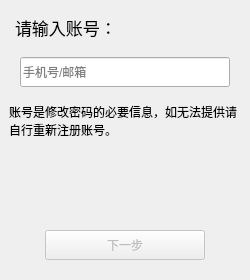
<?xml version="1.0" encoding="UTF-8"?>
<ui version="4.0">
 <class>updatePage</class>
 <widget class="QWidget" name="updatePage">
  <property name="windowModality">
   <enum>Qt::ApplicationModal</enum>
  </property>
  <property name="geometry">
   <rect>
    <x>0</x>
    <y>0</y>
    <width>250</width>
    <height>280</height>
   </rect>
  </property>
  <property name="minimumSize">
   <size>
    <width>250</width>
    <height>280</height>
   </size>
  </property>
  <property name="maximumSize">
   <size>
    <width>250</width>
    <height>280</height>
   </size>
  </property>
  <property name="windowTitle">
   <string>修改密码</string>
  </property>
  <layout class="QVBoxLayout" name="verticalLayout">
   <property name="spacing">
    <number>0</number>
   </property>
   <property name="leftMargin">
    <number>0</number>
   </property>
   <property name="topMargin">
    <number>0</number>
   </property>
   <property name="rightMargin">
    <number>0</number>
   </property>
   <property name="bottomMargin">
    <number>0</number>
   </property>
   <item>
    <widget class="QStackedWidget" name="stackedWidget">
     <property name="minimumSize">
      <size>
       <width>0</width>
       <height>247</height>
      </size>
     </property>
     <property name="styleSheet">
      <string notr="true"/>
     </property>
     <property name="currentIndex">
      <number>0</number>
     </property>
     <widget class="QWidget" name="inputAccount">
      <layout class="QVBoxLayout" name="verticalLayout_2" stretch="1,1,1,1,1,8,1">
       <property name="topMargin">
        <number>15</number>
       </property>
       <property name="bottomMargin">
        <number>20</number>
       </property>
       <item>
        <layout class="QHBoxLayout" name="horizontalLayout_7" stretch="1,40,1">
         <item>
          <spacer name="horizontalSpacer_13">
           <property name="orientation">
            <enum>Qt::Horizontal</enum>
           </property>
           <property name="sizeHint" stdset="0">
            <size>
             <width>40</width>
             <height>20</height>
            </size>
           </property>
          </spacer>
         </item>
         <item>
          <widget class="QLabel" name="label">
           <property name="font">
            <font>
             <pointsize>13</pointsize>
             <bold>false</bold>
            </font>
           </property>
           <property name="text">
            <string>请输入账号：</string>
           </property>
           <property name="openExternalLinks">
            <bool>false</bool>
           </property>
          </widget>
         </item>
         <item>
          <spacer name="horizontalSpacer_14">
           <property name="orientation">
            <enum>Qt::Horizontal</enum>
           </property>
           <property name="sizeHint" stdset="0">
            <size>
             <width>40</width>
             <height>20</height>
            </size>
           </property>
          </spacer>
         </item>
        </layout>
       </item>
       <item>
        <spacer name="verticalSpacer_3">
         <property name="orientation">
          <enum>Qt::Vertical</enum>
         </property>
         <property name="sizeHint" stdset="0">
          <size>
           <width>20</width>
           <height>2</height>
          </size>
         </property>
        </spacer>
       </item>
       <item>
        <layout class="QHBoxLayout" name="horizontalLayout" stretch="1,20,1">
         <item>
          <spacer name="horizontalSpacer">
           <property name="orientation">
            <enum>Qt::Horizontal</enum>
           </property>
           <property name="sizeHint" stdset="0">
            <size>
             <width>40</width>
             <height>20</height>
            </size>
           </property>
          </spacer>
         </item>
         <item>
          <widget class="QLineEdit" name="accountLineEdit">
           <property name="minimumSize">
            <size>
             <width>0</width>
             <height>30</height>
            </size>
           </property>
           <property name="maximumSize">
            <size>
             <width>50000</width>
             <height>30</height>
            </size>
           </property>
           <property name="contextMenuPolicy">
            <enum>Qt::NoContextMenu</enum>
           </property>
           <property name="echoMode">
            <enum>QLineEdit::Normal</enum>
           </property>
           <property name="alignment">
            <set>Qt::AlignLeading|Qt::AlignLeft|Qt::AlignVCenter</set>
           </property>
           <property name="placeholderText">
            <string>手机号/邮箱</string>
           </property>
           <property name="clearButtonEnabled">
            <bool>true</bool>
           </property>
          </widget>
         </item>
         <item>
          <spacer name="horizontalSpacer_2">
           <property name="orientation">
            <enum>Qt::Horizontal</enum>
           </property>
           <property name="sizeHint" stdset="0">
            <size>
             <width>40</width>
             <height>20</height>
            </size>
           </property>
          </spacer>
         </item>
        </layout>
       </item>
       <item>
        <spacer name="verticalSpacer">
         <property name="orientation">
          <enum>Qt::Vertical</enum>
         </property>
         <property name="sizeHint" stdset="0">
          <size>
           <width>20</width>
           <height>40</height>
          </size>
         </property>
        </spacer>
       </item>
       <item>
        <layout class="QHBoxLayout" name="horizontalLayout_15">
         <item>
          <spacer name="horizontalSpacer_25">
           <property name="orientation">
            <enum>Qt::Horizontal</enum>
           </property>
           <property name="sizeHint" stdset="0">
            <size>
             <width>40</width>
             <height>20</height>
            </size>
           </property>
          </spacer>
         </item>
         <item>
          <widget class="QLabel" name="tipLabel">
           <property name="text">
            <string>账号是修改密码的必要信息，如无法提供请自行重新注册账号。</string>
           </property>
           <property name="wordWrap">
            <bool>true</bool>
           </property>
          </widget>
         </item>
         <item>
          <spacer name="horizontalSpacer_26">
           <property name="orientation">
            <enum>Qt::Horizontal</enum>
           </property>
           <property name="sizeHint" stdset="0">
            <size>
             <width>40</width>
             <height>20</height>
            </size>
           </property>
          </spacer>
         </item>
        </layout>
       </item>
       <item>
        <spacer name="verticalSpacer_2">
         <property name="orientation">
          <enum>Qt::Vertical</enum>
         </property>
         <property name="sizeHint" stdset="0">
          <size>
           <width>20</width>
           <height>40</height>
          </size>
         </property>
        </spacer>
       </item>
       <item>
        <layout class="QHBoxLayout" name="horizontalLayout_2">
         <item>
          <spacer name="horizontalSpacer_3">
           <property name="orientation">
            <enum>Qt::Horizontal</enum>
           </property>
           <property name="sizeHint" stdset="0">
            <size>
             <width>40</width>
             <height>20</height>
            </size>
           </property>
          </spacer>
         </item>
         <item>
          <widget class="QPushButton" name="nextPushButton">
           <property name="enabled">
            <bool>false</bool>
           </property>
           <property name="minimumSize">
            <size>
             <width>160</width>
             <height>30</height>
            </size>
           </property>
           <property name="text">
            <string>下一步</string>
           </property>
          </widget>
         </item>
         <item>
          <spacer name="horizontalSpacer_4">
           <property name="orientation">
            <enum>Qt::Horizontal</enum>
           </property>
           <property name="sizeHint" stdset="0">
            <size>
             <width>40</width>
             <height>20</height>
            </size>
           </property>
          </spacer>
         </item>
        </layout>
       </item>
      </layout>
     </widget>
     <widget class="QWidget" name="validateAccount">
      <layout class="QVBoxLayout" name="verticalLayout_3">
       <property name="topMargin">
        <number>15</number>
       </property>
       <property name="bottomMargin">
        <number>20</number>
       </property>
       <item>
        <layout class="QHBoxLayout" name="horizontalLayout_3">
         <item>
          <spacer name="horizontalSpacer_5">
           <property name="orientation">
            <enum>Qt::Horizontal</enum>
           </property>
           <property name="sizeHint" stdset="0">
            <size>
             <width>28</width>
             <height>20</height>
            </size>
           </property>
          </spacer>
         </item>
         <item>
          <widget class="QLabel" name="label_2">
           <property name="font">
            <font>
             <pointsize>13</pointsize>
            </font>
           </property>
           <property name="text">
            <string>请输入任意一组存储的账号
和密码：</string>
           </property>
           <property name="wordWrap">
            <bool>false</bool>
           </property>
          </widget>
         </item>
         <item>
          <spacer name="horizontalSpacer_6">
           <property name="orientation">
            <enum>Qt::Horizontal</enum>
           </property>
           <property name="sizeHint" stdset="0">
            <size>
             <width>40</width>
             <height>20</height>
            </size>
           </property>
          </spacer>
         </item>
        </layout>
       </item>
       <item>
        <spacer name="verticalSpacer_6">
         <property name="orientation">
          <enum>Qt::Vertical</enum>
         </property>
         <property name="sizeHint" stdset="0">
          <size>
           <width>20</width>
           <height>23</height>
          </size>
         </property>
        </spacer>
       </item>
       <item>
        <layout class="QHBoxLayout" name="horizontalLayout_4" stretch="1,20,1">
         <item>
          <spacer name="horizontalSpacer_7">
           <property name="orientation">
            <enum>Qt::Horizontal</enum>
           </property>
           <property name="sizeHint" stdset="0">
            <size>
             <width>40</width>
             <height>20</height>
            </size>
           </property>
          </spacer>
         </item>
         <item>
          <widget class="QLineEdit" name="validateAccountLineEdit">
           <property name="minimumSize">
            <size>
             <width>0</width>
             <height>30</height>
            </size>
           </property>
           <property name="maximumSize">
            <size>
             <width>16777215</width>
             <height>30</height>
            </size>
           </property>
           <property name="contextMenuPolicy">
            <enum>Qt::NoContextMenu</enum>
           </property>
           <property name="placeholderText">
            <string>请输入账号</string>
           </property>
           <property name="clearButtonEnabled">
            <bool>true</bool>
           </property>
          </widget>
         </item>
         <item>
          <spacer name="horizontalSpacer_8">
           <property name="orientation">
            <enum>Qt::Horizontal</enum>
           </property>
           <property name="sizeHint" stdset="0">
            <size>
             <width>40</width>
             <height>20</height>
            </size>
           </property>
          </spacer>
         </item>
        </layout>
       </item>
       <item>
        <spacer name="verticalSpacer_7">
         <property name="orientation">
          <enum>Qt::Vertical</enum>
         </property>
         <property name="sizeHint" stdset="0">
          <size>
           <width>20</width>
           <height>12</height>
          </size>
         </property>
        </spacer>
       </item>
       <item>
        <layout class="QHBoxLayout" name="horizontalLayout_5" stretch="1,20,1">
         <item>
          <spacer name="horizontalSpacer_9">
           <property name="orientation">
            <enum>Qt::Horizontal</enum>
           </property>
           <property name="sizeHint" stdset="0">
            <size>
             <width>40</width>
             <height>20</height>
            </size>
           </property>
          </spacer>
         </item>
         <item>
          <widget class="QLineEdit" name="validatePasswordLineEdit">
           <property name="minimumSize">
            <size>
             <width>0</width>
             <height>30</height>
            </size>
           </property>
           <property name="contextMenuPolicy">
            <enum>Qt::NoContextMenu</enum>
           </property>
           <property name="echoMode">
            <enum>QLineEdit::Password</enum>
           </property>
           <property name="placeholderText">
            <string>请输入密码</string>
           </property>
          </widget>
         </item>
         <item>
          <spacer name="horizontalSpacer_10">
           <property name="orientation">
            <enum>Qt::Horizontal</enum>
           </property>
           <property name="sizeHint" stdset="0">
            <size>
             <width>40</width>
             <height>20</height>
            </size>
           </property>
          </spacer>
         </item>
        </layout>
       </item>
       <item>
        <spacer name="verticalSpacer_8">
         <property name="orientation">
          <enum>Qt::Vertical</enum>
         </property>
         <property name="sizeHint" stdset="0">
          <size>
           <width>20</width>
           <height>23</height>
          </size>
         </property>
        </spacer>
       </item>
       <item>
        <layout class="QHBoxLayout" name="horizontalLayout_6">
         <item>
          <spacer name="horizontalSpacer_11">
           <property name="orientation">
            <enum>Qt::Horizontal</enum>
           </property>
           <property name="sizeHint" stdset="0">
            <size>
             <width>40</width>
             <height>20</height>
            </size>
           </property>
          </spacer>
         </item>
         <item>
          <widget class="QPushButton" name="validatePushButton">
           <property name="minimumSize">
            <size>
             <width>160</width>
             <height>30</height>
            </size>
           </property>
           <property name="text">
            <string>验证</string>
           </property>
          </widget>
         </item>
         <item>
          <spacer name="horizontalSpacer_12">
           <property name="orientation">
            <enum>Qt::Horizontal</enum>
           </property>
           <property name="sizeHint" stdset="0">
            <size>
             <width>40</width>
             <height>20</height>
            </size>
           </property>
          </spacer>
         </item>
        </layout>
       </item>
      </layout>
     </widget>
     <widget class="QWidget" name="updatePassword">
      <layout class="QVBoxLayout" name="verticalLayout_4" stretch="4,4,4,4,3,4">
       <property name="topMargin">
        <number>6</number>
       </property>
       <property name="bottomMargin">
        <number>20</number>
       </property>
       <item>
        <layout class="QHBoxLayout" name="horizontalLayout_8" stretch="1,40,1">
         <item>
          <spacer name="horizontalSpacer_15">
           <property name="orientation">
            <enum>Qt::Horizontal</enum>
           </property>
           <property name="sizeHint" stdset="0">
            <size>
             <width>40</width>
             <height>20</height>
            </size>
           </property>
          </spacer>
         </item>
         <item>
          <widget class="QLabel" name="label_3">
           <property name="font">
            <font>
             <pointsize>13</pointsize>
            </font>
           </property>
           <property name="text">
            <string>请输入新的密码：</string>
           </property>
          </widget>
         </item>
         <item>
          <spacer name="horizontalSpacer_16">
           <property name="orientation">
            <enum>Qt::Horizontal</enum>
           </property>
           <property name="sizeHint" stdset="0">
            <size>
             <width>40</width>
             <height>20</height>
            </size>
           </property>
          </spacer>
         </item>
        </layout>
       </item>
       <item>
        <layout class="QHBoxLayout" name="horizontalLayout_11" stretch="1,20,1">
         <item>
          <spacer name="horizontalSpacer_19">
           <property name="orientation">
            <enum>Qt::Horizontal</enum>
           </property>
           <property name="sizeHint" stdset="0">
            <size>
             <width>40</width>
             <height>20</height>
            </size>
           </property>
          </spacer>
         </item>
         <item>
          <widget class="QLineEdit" name="newPwd1">
           <property name="minimumSize">
            <size>
             <width>0</width>
             <height>30</height>
            </size>
           </property>
           <property name="maximumSize">
            <size>
             <width>16777215</width>
             <height>30</height>
            </size>
           </property>
           <property name="contextMenuPolicy">
            <enum>Qt::NoContextMenu</enum>
           </property>
           <property name="echoMode">
            <enum>QLineEdit::Password</enum>
           </property>
          </widget>
         </item>
         <item>
          <spacer name="horizontalSpacer_20">
           <property name="orientation">
            <enum>Qt::Horizontal</enum>
           </property>
           <property name="sizeHint" stdset="0">
            <size>
             <width>40</width>
             <height>20</height>
            </size>
           </property>
          </spacer>
         </item>
        </layout>
       </item>
       <item>
        <layout class="QHBoxLayout" name="horizontalLayout_9" stretch="1,40,1">
         <item>
          <spacer name="horizontalSpacer_18">
           <property name="orientation">
            <enum>Qt::Horizontal</enum>
           </property>
           <property name="sizeHint" stdset="0">
            <size>
             <width>40</width>
             <height>20</height>
            </size>
           </property>
          </spacer>
         </item>
         <item>
          <widget class="QLabel" name="label_4">
           <property name="font">
            <font>
             <pointsize>13</pointsize>
            </font>
           </property>
           <property name="text">
            <string>请再次输入密码：</string>
           </property>
          </widget>
         </item>
         <item>
          <spacer name="horizontalSpacer_17">
           <property name="orientation">
            <enum>Qt::Horizontal</enum>
           </property>
           <property name="sizeHint" stdset="0">
            <size>
             <width>40</width>
             <height>20</height>
            </size>
           </property>
          </spacer>
         </item>
        </layout>
       </item>
       <item>
        <layout class="QHBoxLayout" name="horizontalLayout_10" stretch="1,20,1">
         <item>
          <spacer name="horizontalSpacer_21">
           <property name="orientation">
            <enum>Qt::Horizontal</enum>
           </property>
           <property name="sizeHint" stdset="0">
            <size>
             <width>40</width>
             <height>20</height>
            </size>
           </property>
          </spacer>
         </item>
         <item>
          <widget class="QLineEdit" name="newPwd2">
           <property name="minimumSize">
            <size>
             <width>0</width>
             <height>30</height>
            </size>
           </property>
           <property name="contextMenuPolicy">
            <enum>Qt::NoContextMenu</enum>
           </property>
           <property name="echoMode">
            <enum>QLineEdit::Password</enum>
           </property>
          </widget>
         </item>
         <item>
          <spacer name="horizontalSpacer_22">
           <property name="orientation">
            <enum>Qt::Horizontal</enum>
           </property>
           <property name="sizeHint" stdset="0">
            <size>
             <width>40</width>
             <height>20</height>
            </size>
           </property>
          </spacer>
         </item>
        </layout>
       </item>
       <item>
        <spacer name="verticalSpacer_9">
         <property name="orientation">
          <enum>Qt::Vertical</enum>
         </property>
         <property name="sizeHint" stdset="0">
          <size>
           <width>20</width>
           <height>26</height>
          </size>
         </property>
        </spacer>
       </item>
       <item>
        <layout class="QHBoxLayout" name="horizontalLayout_12" stretch="1,4,1">
         <item>
          <spacer name="horizontalSpacer_23">
           <property name="orientation">
            <enum>Qt::Horizontal</enum>
           </property>
           <property name="sizeHint" stdset="0">
            <size>
             <width>40</width>
             <height>20</height>
            </size>
           </property>
          </spacer>
         </item>
         <item>
          <widget class="QPushButton" name="updatePushButton">
           <property name="minimumSize">
            <size>
             <width>160</width>
             <height>30</height>
            </size>
           </property>
           <property name="text">
            <string>完成</string>
           </property>
          </widget>
         </item>
         <item>
          <spacer name="horizontalSpacer_24">
           <property name="orientation">
            <enum>Qt::Horizontal</enum>
           </property>
           <property name="sizeHint" stdset="0">
            <size>
             <width>40</width>
             <height>20</height>
            </size>
           </property>
          </spacer>
         </item>
        </layout>
       </item>
      </layout>
     </widget>
    </widget>
   </item>
  </layout>
 </widget>
 <resources/>
 <connections/>
</ui>
